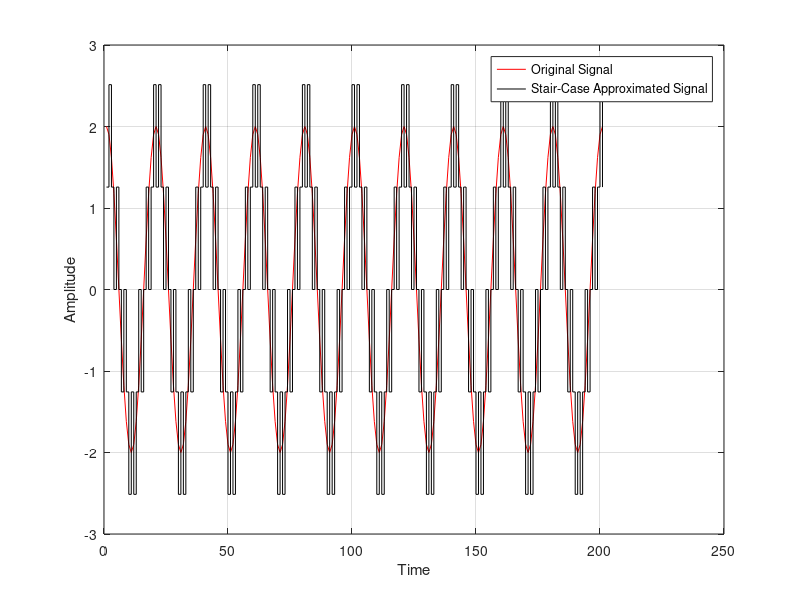
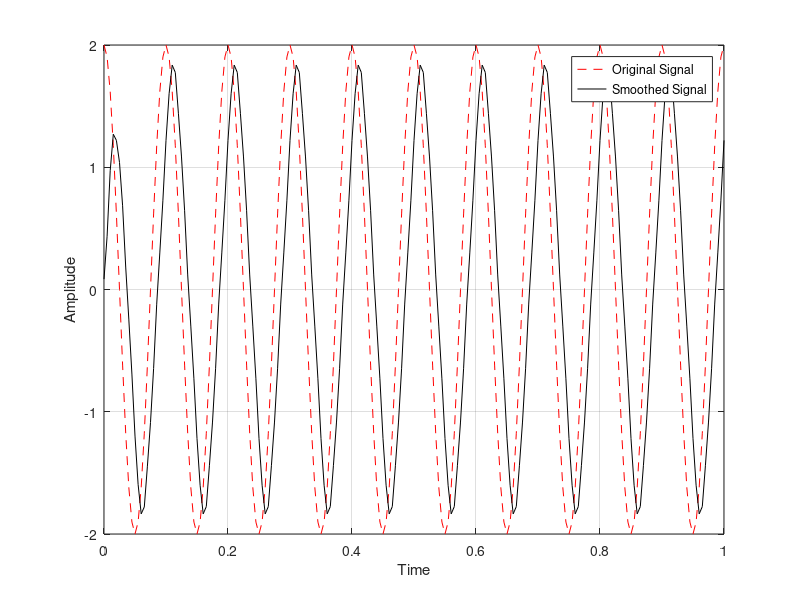

MATLAB code for these plots, in order:
%%% Delta Modulation Transmitter and Receiver

clear all; close all; clc;

%% Input Sinusoidal Signal
fm = 10; % Message Frequency
fs = 20*fm; % Sampling Frequency
am = 2; % Amplitude
t = 0:1/fs:1; % Time
x = am*cos(2*pi*fm*t); % Input Sinusoidal Signal

figure(1);
plot(x,'r-') ;
hold on
xlabel('Time')
ylabel('Amplitude')
%title('Input Sinusoidal Signal')
% Step Size
delta = (4*pi*am*fm)/fs; 



%% Transmitter 
for n = 1:length(x)
    if n ==1
        e(n) = x(n);
        eq(n) = delta*sign(e(n));
        xq(n) = eq(n);
    else
        e(n) = x(n) - xq(n - 1);
        eq(n) = delta*sign(e(n));
        xq(n) = eq(n) + xq(n - 1);
    end
end

%% Receiver
for n = 1:length(x)
    if n ==1
        xqr(n) = eq(n);
    else
        xqr(n) = eq(n) + xqr(n - 1);
    end
end
stairs(xqr,'black'); 
grid on
legend('Original Signal','Stair-Case Approximated Signal')


%% Low Pass Filtering
[num den] = butter(2,4*fm/fs); % Butterworth Filter
rec_op = filter(num, den, xqr); % Low Pass Filtering
figure(2);
plot(t,x,'r--',t,rec_op,'k-')
grid on
xlabel('Time')
ylabel('Amplitude')
%title('Smoothed Signal')
legend('Original Signal','Smoothed Signal')
